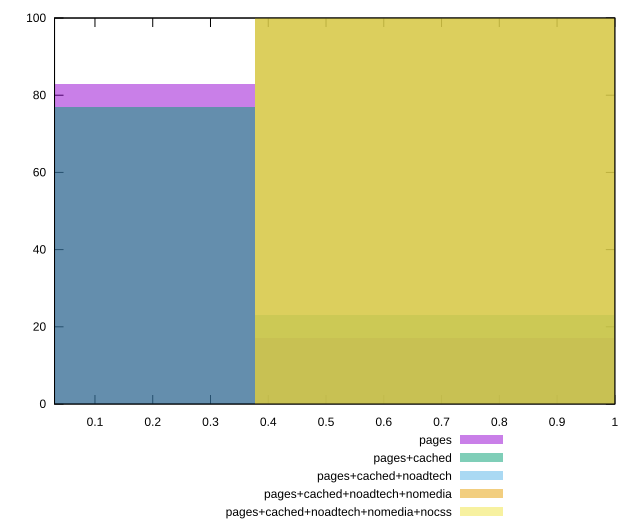

Reproduce this figure in gnuplot.
reset

$pages <<EOF
0 83
0.7529166381497432 17
EOF

$pagesCached <<EOF
0 77
0.7529166381497432 23
EOF

$pagesCachedNoadtech <<EOF
0.7529166381497432 100
EOF

$pagesCachedNoadtechNomedia <<EOF
0.7529166381497432 100
EOF

$pagesCachedNoadtechNomediaNocss <<EOF
0.7529166381497432 100
EOF

set key outside below
set boxwidth 0.7529166381497432
set xrange [0.03:1]
set yrange [0:100]
set trange [0:100]
set style fill transparent solid 0.5 noborder
set terminal svg size 640, 530 enhanced background rgb 'white'
set output "report_00020_2021-02-19T21:17:38.612Z2/estimated-input-latency/comparison/histogram/all_score.svg"

plot $pages title "pages" with boxes, \
     $pagesCached title "pages+cached" with boxes, \
     $pagesCachedNoadtech title "pages+cached+noadtech" with boxes, \
     $pagesCachedNoadtechNomedia title "pages+cached+noadtech+nomedia" with boxes, \
     $pagesCachedNoadtechNomediaNocss title "pages+cached+noadtech+nomedia+nocss" with boxes

reset
